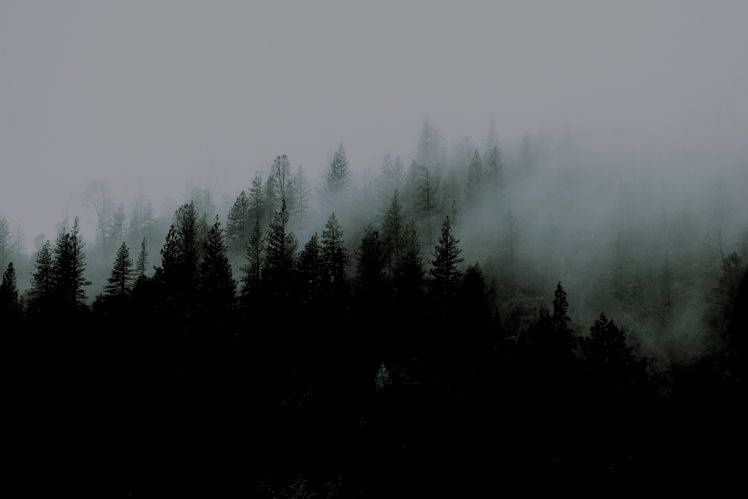
#> input picture sample_images/bright.jpg, 748 x 499 px
$ python -i colorbalance.py   (imports and definitions only)
#> lines starting #> are read from the running program, lines starting #| are printed output that depends on the picture
# -*- coding: utf-8 -*-
"""Untitled0.ipynb

Automatically generated by Colaboratory.

Original file is located at
    https://colab.research.google.com/drive/1KRC4asxigWbak6UZmbCG6kaqCfyPU5DX
"""


from scipy.interpolate import UnivariateSpline
import numpy as np
import cv2

class WarmingFilter():
    """Warming filter
        A class that applies a warming filter to an image.
        The class uses curve filters to manipulate the perceived color
        temparature of an image. The warming filter will shift the image's
        color spectrum towards red, away from blue.
    """

    def __init__(self):
        """Initialize look-up table for curve filter"""
        # create look-up tables for increasing and decreasing a channel
        self.incr_ch_lut = self._create_LUT_8UC1([0, 64, 128, 192, 256],
                                                 [0, 70, 140, 210, 256])
        self.decr_ch_lut = self._create_LUT_8UC1([0, 64, 128, 192, 256],
                                                 [0, 30,  80, 120, 192])

    def render(self, img_rgb):
        """Applies warming filter to an RGB image
            :param img_rgb: RGB image to be processed
            :returns: Processed RGB image
        """
        # warming filter: increase red, decrease blue
        c_r, c_g, c_b = cv2.split(img_rgb)
        c_r = cv2.LUT(c_r, self.decr_ch_lut).astype(np.uint8)
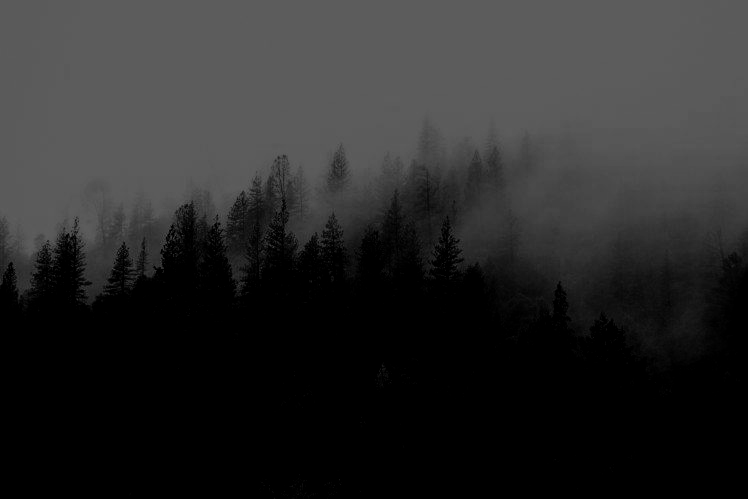
#> c_r: shape (499, 748); min 0, max 96, mean 42
        c_b = cv2.LUT(c_b, self.incr_ch_lut).astype(np.uint8)
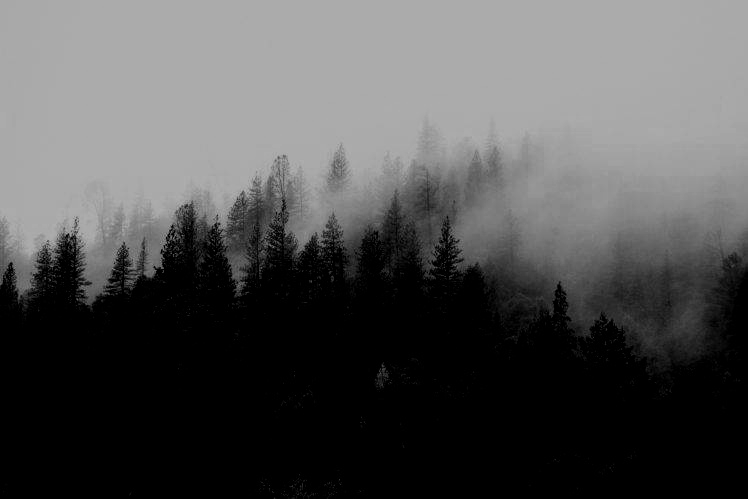
#> c_b: shape (499, 748); min 0, max 179, mean 82
        img_rgb = cv2.merge((c_r, c_g, c_b))
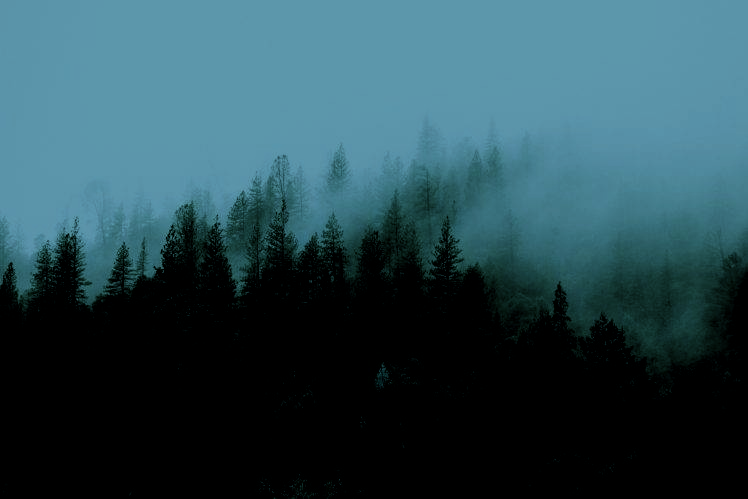
#> img_rgb: shape (499, 748, 3); mean R, G, B 42, 73.3, 82

        # increase color saturation
        c_h, c_s, c_v = cv2.split(cv2.cvtColor(img_rgb, cv2.COLOR_RGB2HSV))
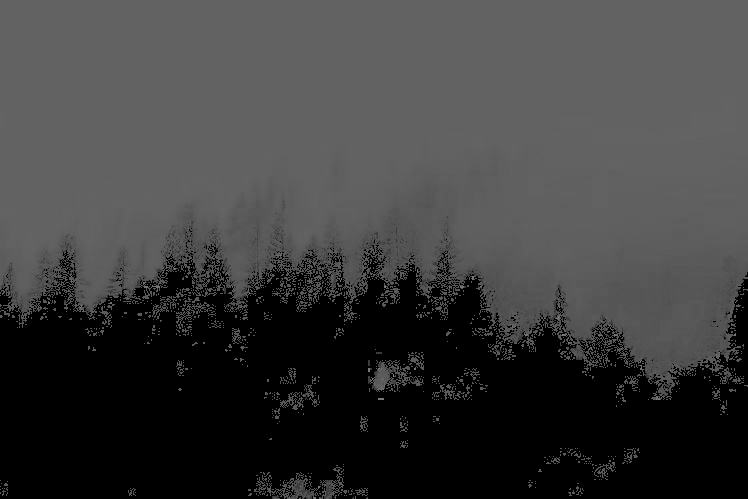
#> c_h: shape (499, 748); min 0, max 120, mean 59.9
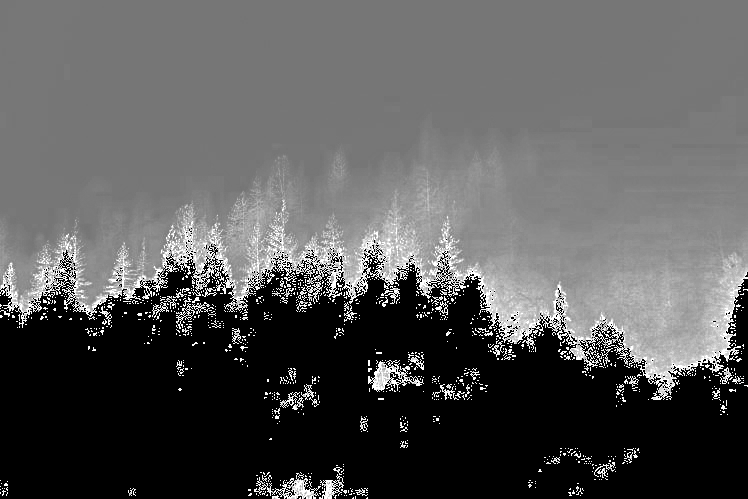
#> c_s: shape (499, 748); min 0, max 255, mean 88.6
        c_s = cv2.LUT(c_s, self.decr_ch_lut).astype(np.uint8)
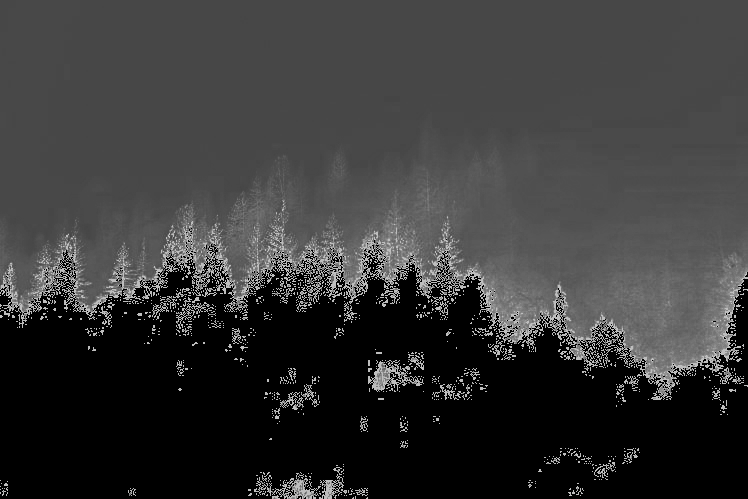
#> c_s: shape (499, 748); min 0, max 190, mean 55.4

        return cv2.cvtColor(cv2.merge((c_h, c_s, c_v)), cv2.COLOR_HSV2RGB)
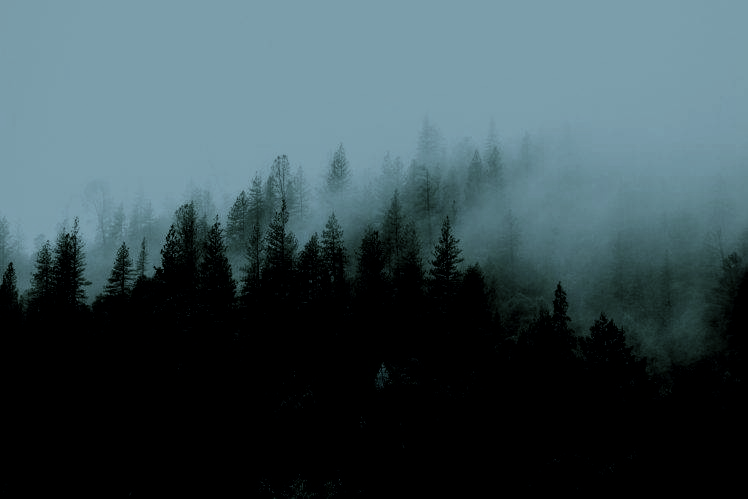
#> returned value: shape (499, 748, 3); mean R, G, B 57.6, 76.6, 82.1

    def _create_LUT_8UC1(self, x, y):
        """Creates a look-up table using scipy's spline interpolation"""
        spl = UnivariateSpline(x, y)
        return spl(range(256))

class CoolingFilter():
    """Cooling filter
        A class that applies a cooling filter to an image.
        The class uses curve filters to manipulate the perceived color
        temparature of an image. The warming filter will shift the image's
        color spectrum towards blue, away from red.
    """

    def __init__(self):
        """Initialize look-up table for curve filter"""
        # create look-up tables for increasing and decreasing a channel
        self.incr_ch_lut = self._create_LUT_8UC1([0, 64, 128, 192, 256],
                                                 [0, 70, 140, 210, 256])
        self.decr_ch_lut = self._create_LUT_8UC1([0, 64, 128, 192, 256],
                                                 [0, 30,  80, 120, 192])

    def render(self, img_rgb):
        """Applies pencil sketch effect to an RGB image
            :param img_rgb: RGB image to be processed
            :returns: Processed RGB image
        """
        # cooling filter: increase blue, decrease red
        c_r, c_g, c_b = cv2.split(img_rgb)
        c_r = cv2.LUT(c_r, self.incr_ch_lut).astype(np.uint8)
        c_b = cv2.LUT(c_b, self.decr_ch_lut).astype(np.uint8)
        img_rgb = cv2.merge((c_r, c_g, c_b))

        # increase color saturation
        c_h, c_s, c_v = cv2.split(cv2.cvtColor(img_rgb, cv2.COLOR_RGB2HSV))
        c_s = cv2.LUT(c_s, self.incr_ch_lut).astype(np.uint8)
        return cv2.cvtColor(cv2.merge((c_h, c_s, c_v)), cv2.COLOR_HSV2RGB)

    def _create_LUT_8UC1(self, x, y):
        """Creates a look-up table using scipy's spline interpolation"""
        spl = UnivariateSpline(x, y)
        return spl(range(256))

>>> import cv2
>>> picture = cv2.cvtColor(cv2.imread('sample_images/bright.jpg'), cv2.COLOR_BGR2RGB)
>>> result = WarmingFilter().render(picture)

$ run again, on sample_images/contrast.jpg
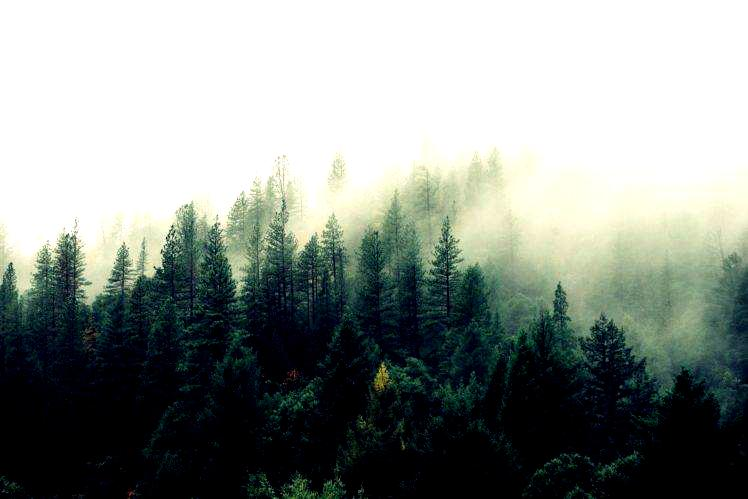
#> input picture sample_images/contrast.jpg, 748 x 499 px
#> in render, `c_s = cv2.LUT(c_s, self.decr_ch_lut).astype(np.uint8)`:
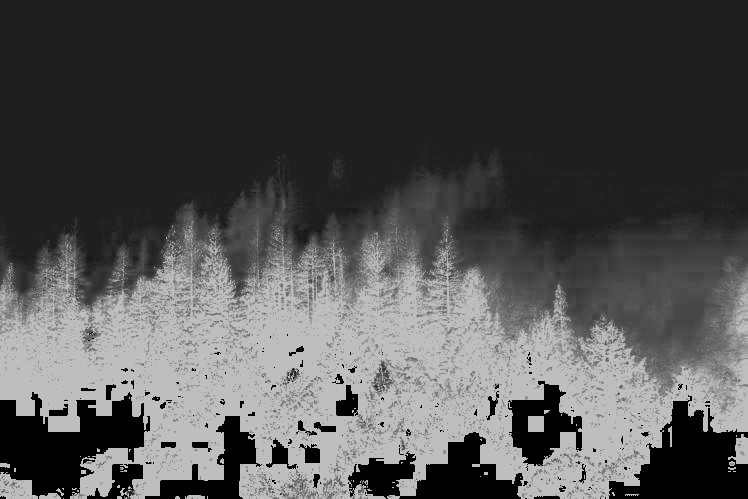
#> c_s: shape (499, 748); min 0, max 190, mean 81.7
#> in render, `return cv2.cvtColor(cv2.merge((c_h, c_s, c_v)), cv2.COLOR_HSV2RGB)`:
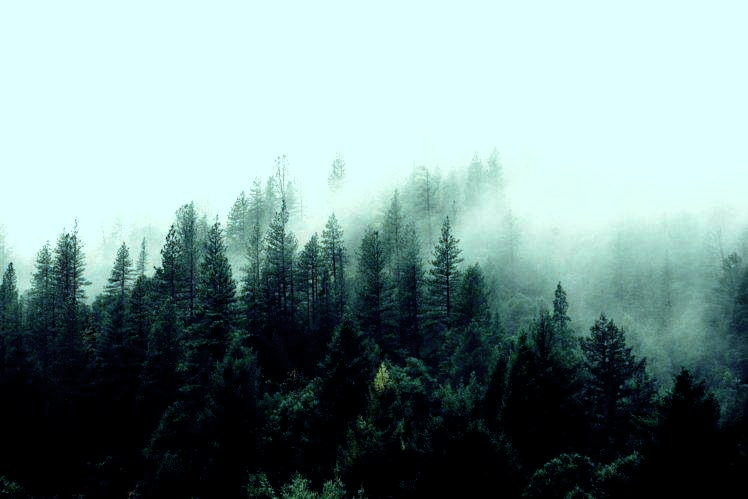
#> returned value: shape (499, 748, 3); mean R, G, B 120.1, 144.5, 143.4
